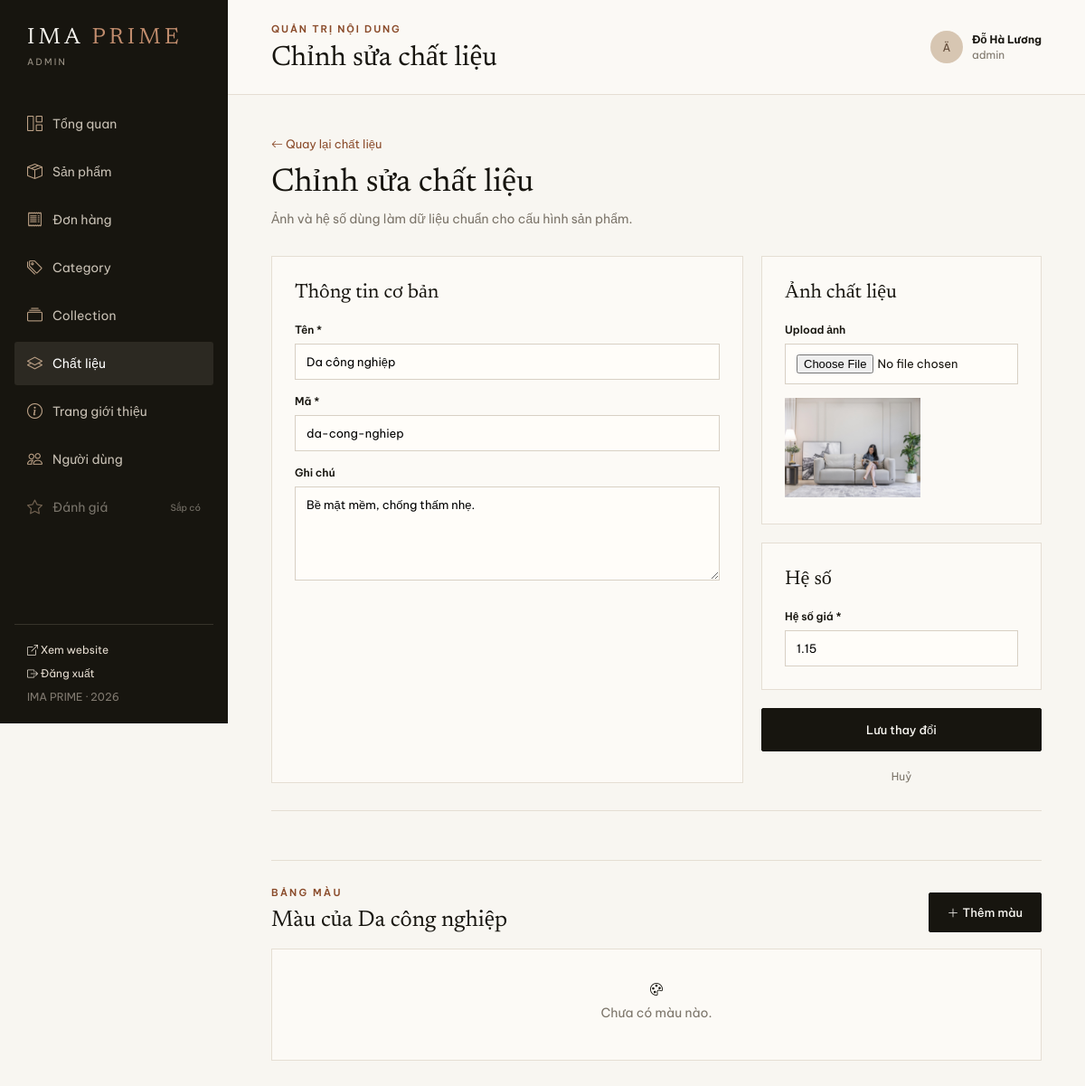
The page /admin/material-form.php?id=2 (signed in) on the database its author committed.
### tables this page shows
CREATE TABLE IF NOT EXISTS materials (
 id INT UNSIGNED AUTO_INCREMENT PRIMARY KEY, name VARCHAR(180) NOT NULL, code VARCHAR(80) NOT NULL UNIQUE,
 coefficient DECIMAL(8,2) NOT NULL DEFAULT 1.00, notes TEXT DEFAULT NULL, image VARCHAR(500) DEFAULT NULL,
 created_at TIMESTAMP DEFAULT CURRENT_TIMESTAMP
);

### admin/material-form.php (the view)
<?php require '_layout.php';$pdo=db();$edit=isset($_GET['id']);$m=['id'=>'','name'=>'','code'=>'','coefficient'=>'1.00','notes'=>'','image'=>''];$colors=[];if($edit&&$pdo){$q=$pdo->prepare('SELECT * FROM materials WHERE id=?');$q->execute([(int)$_GET['id']]);$m=$q->fetch(PDO::FETCH_ASSOC)?:$m;$q=$pdo->prepare('SELECT * FROM material_colors WHERE material_id=? ORDER BY id DESC');$q->execute([$m['id']]);$colors=$q->fetchAll(PDO::FETCH_ASSOC);}admin_header($edit?'Chỉnh sửa chất liệu':'Thêm chất liệu','materials');?><section class="form-page"><div class="form-heading"><div><a class="back" href="materials.php"><i class="bi bi-arrow-left"></i> Quay lại chất liệu</a><h2><?=$edit?'Chỉnh sửa':'Thêm mới'?> chất liệu</h2><p>Ảnh và hệ số dùng làm dữ liệu chuẩn cho cấu hình sản phẩm.</p></div></div><form class="product-form" method="post" action="material-save.php" enctype="multipart/form-data"><input type="hidden" name="id" value="<?=$m['id']?>"><div class="form-main"><section class="form-card"><h3>Thông tin cơ bản</h3><div class="field"><label>Tên *</label><input required name="name" value="<?=htmlspecialchars($m['name'])?>"></div><div class="field"><label>Mã *</label><input required pattern="[a-z0-9-]+" name="code" value="<?=htmlspecialchars($m['code'])?>"></div><div class="field"><label>Ghi chú</label><textarea name="notes" rows="5"><?=htmlspecialchars($m['notes'])?></textarea></div></section></div><aside class="form-side"><section class="form-card media-card"><h3>Ảnh chất liệu</h3><div class="field"><label>Upload ảnh</label><input accept="image/jpeg,image/png,image/webp" type="file" name="image"></div><?php if($m['image']):?><img class="image-preview" src="<?=htmlspecialchars($m['image'])?>" alt=""><?php endif?></section><section class="form-card"><h3>Hệ số</h3><div class="field"><label>Hệ số giá *</label><input required min="0" step="0.01" type="number" name="coefficient" value="<?=$m['coefficient']?>"></div></section><button class="admin-button save"><?=$edit?'Lưu thay đổi':'Tạo chất liệu'?></button><a class="cancel" href="materials.php">Huỷ</a></aside></form><?php if($edit):?><section class="colors-panel"><div class="panel-head"><div><div class="kicker">Bảng màu</div><h3>Màu của <?=htmlspecialchars($m['name'])?></h3></div><a class="admin-button" href="material-color-form.php?material_id=<?=$m['id']?>"><i class="bi bi-plus-lg"></i> Thêm màu</a></div><?php if(!$colors):?><div class="empty small"><i class="bi bi-palette"></i><p>Chưa có màu nào.</p></div><?php else:?><div class="color-table"><div><span>Ảnh</span><span>Mã</span><span>HEX</span><span></span></div><?php foreach($colors as $color):?><article><img src="<?=htmlspecialchars($color['image'])?>" alt=""><code><?=htmlspecialchars($color['code'])?></code><span><i class="hex-dot" style="background:<?=$color['hex_code']?>"></i><?=htmlspecialchars($color['hex_code'])?></span><div class="table-actions"><a href="material-color-form.php?material_id=<?=$m['id']?>&id=<?=$color['id']?>">Sửa</a><form method="post" action="material-color-delete.php"><input type="hidden" name="id" value="<?=$color['id']?>"><input type="hidden" name="material_id" value="<?=$m['id']?>"><button>Xoá</button></form></div></article><?php endforeach?></div><?php endif?></section><?php endif?></section><?php admin_footer(); ?>

### admin/assets/admin.css (style rules this page uses)
:root { --ink:#17150f;--paper:#f8f6f1;--white:#fcfaf6;--line:#e5ded3;--muted:#7b7469;--brown:#8a4b2a;--green:#2e6349;--sand:#efeae0 }
* { box-sizing:border-box }
body { margin:0;background:var(--paper);color:var(--ink);font:14px 'Be Vietnam Pro',sans-serif }
.dashboard,.products-admin,.form-page { max-width:1300px;margin:auto;padding:45px 48px 70px }
.kicker { font-size:11px;text-transform:uppercase;letter-spacing:.2em;color:var(--brown);font-weight:600 }
.dashboard-actions h2,.form-heading h2 { font:36px 'Newsreader',serif;margin:10px 0 }
.dashboard-actions p,.form-heading p { margin:0;color:var(--muted);line-height:1.6 }
.admin-button { background:var(--ink);color:var(--paper);border:1px solid var(--ink);padding:13px 20px;text-decoration:none;display:inline-flex;justify-content:center;align-items:center;font:500 13px 'Be Vietnam Pro',sans-serif;cursor:pointer;border-radius:2px }
.metrics article,.panel,.form-card { border:1px solid var(--line);background:var(--white) }
.empty { text-align:center;padding:80px;background:var(--white);border:1px solid var(--line) }
.empty p { color:var(--muted);margin-bottom:24px }
.back { color:var(--brown);text-decoration:none;font-size:13px }
.form-heading { margin-bottom:30px }
.product-form { display:grid;grid-template-columns:minmax(0,1fr) 310px;gap:20px }
.form-main { display:grid;gap:20px }
.form-card { padding:25px }
.form-card h3 { font:22px 'Newsreader',serif;margin:0 0 22px }
.field { display:grid;gap:8px;margin-top:16px }
.field:first-of-type { margin-top:0 }
.field label { font-size:12px;font-weight:600 }
.field input,.field select,.field textarea { border:1px solid #d8d0c4;background:#fffdf9;padding:11px 12px;font:13px 'Be Vietnam Pro',sans-serif;outline-color:var(--brown);width:100% }
.field textarea { resize:vertical }
.form-side { display:grid;align-content:start;gap:20px }
.save { width:100%;padding:15px }
.cancel { text-align:center;color:var(--muted);font-size:12px;text-decoration:none }
.image-preview { width:150px;height:110px;object-fit:cover;margin-top:15px }
.admin-button i,.tasks a i,.quick em i { font-style:normal;margin-right:4px }
.media-card { order:-1 }
.colors-panel { margin-top:26px;border-top:1px solid var(--line);padding-top:28px }
.colors-panel .panel-head { display:flex;justify-content:space-between;align-items:end;margin-bottom:18px }
.colors-panel h3 { font:25px 'Newsreader',serif;margin:8px 0 0 }
.empty.small { padding:35px }
.empty.small p { margin:8px }

### rows shown on the page
materials: name "Da công nghiệp", code "da-cong-nghiep", notes "Bề mặt mềm, chống thấm nhẹ.", image (picture), coefficient "1.15"

### other values the page prints
$label "Tổng quan"
$label "Sản phẩm"
$label "Đơn hàng"
$label "Category"
$label "Collection"
$label "Chất liệu"
$label "Trang giới thiệu"
$label "Người dùng"
$title "Chỉnh sửa chất liệu"
substr($user['name'] ?? 'A', 0, 1) "Ä"
$user['name'] "Đỗ Hà Lương"
$user['role'] "admin"
